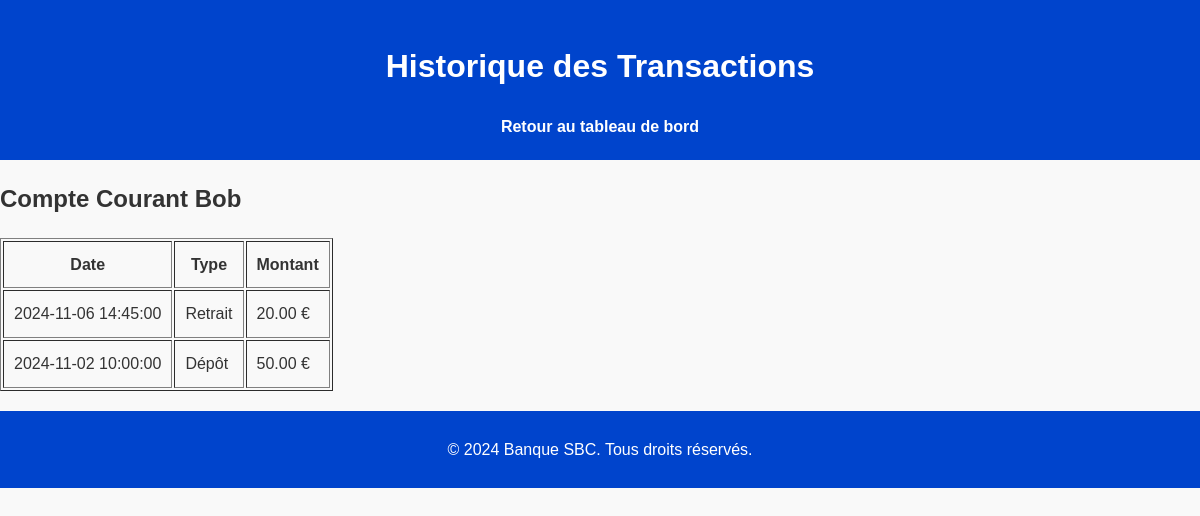
Screenshot of /transactions.php?account_id=3 (signed in) with the database file from the repository.
### tables this page shows
CREATE TABLE `accounts` (
  `id` int(11) NOT NULL,
  `user_id` int(11) NOT NULL,
  `account_name` varchar(100) NOT NULL,
  `account_type` enum('courant','épargne') NOT NULL,
  `balance` decimal(10,2) DEFAULT 0.00,
  `created_at` timestamp NOT NULL DEFAULT current_timestamp()
);

CREATE TABLE `transactions` (
  `id` int(11) NOT NULL,
  `account_id` int(11) NOT NULL,
  `transaction_type` enum('dépôt','retrait') NOT NULL,
  `amount` decimal(10,2) NOT NULL,
  `transaction_date` timestamp NOT NULL DEFAULT current_timestamp()
);

### transactions.php (the view, shortened to what this page needs)
<?php
require 'config/db.php';
if (isset($_GET['account_id'])) {
    $account_id = $_GET['account_id'];
    $user_id = $_SESSION['user_id'];
    $stmt = $conn->prepare("SELECT account_name FROM accounts WHERE id = :account_id AND user_id = :user_id");
    $stmt->execute([':account_id' => $account_id, ':user_id' => $user_id]);
    $account = $stmt->fetch();
    $stmt = $conn->prepare("SELECT * FROM transactions WHERE account_id = :account_id ORDER BY transaction_date DESC");
    $stmt->execute([':account_id' => $account_id]);
    $transactions = $stmt->fetchAll();
} else {
    die("Aucun compte sélectionné.");
}
?>
<!DOCTYPE html>
<html lang="en">
<head>
    <link rel="stylesheet" href="assets/css/styles.css">
</head>
<body>
    <header>
        <h1>Historique des Transactions</h1>
        <nav>
            <a href="dashboard.php">Retour au tableau de bord</a>
        </nav>
    </header>
    <main>
        <h2><?= $account['account_name'] ?></h2>
        <?php if ($transactions): ?>
            <table border="1" cellpadding="10">
                <thead>
                    <tr>
                        <th>Date</th>
                        <th>Type</th>
                        <th>Montant</th>
                    </tr>
                </thead>
                <tbody>
                    <?php foreach ($transactions as $transaction): ?>
                        <tr>
                            <td><?= $transaction['transaction_date'] ?></td>
                            <td><?= ucfirst($transaction['transaction_type']) ?></td>
                            <td><?= number_format($transaction['amount'], 2) ?> €</td>
                        </tr>
                    <?php endforeach; ?>
                </tbody>
            </table>
        <?php else: ?>
            <p>Aucune transaction trouvée pour ce compte.</p>
        <?php endif; ?>
    </main>
    <footer>
        <p>&copy; 2024 Banque SBC. Tous droits réservés.</p>
    </footer>
</body>
</html>

### assets/css/styles.css (style rules this page uses)
body { font-family: Arial, sans-serif; margin: 0; padding: 0; background-color: #f9f9f9; color: #333; line-height: 1.6; }
header { background-color: #0044cc; color: white; padding: 20px; text-align: center; }
header nav a { color: white; text-decoration: none; margin: 0 10px; font-weight: bold; }
footer { background-color: #0044cc; color: white; text-align: center; padding: 10px 0; margin-top: 20px; }

### rows the page displays
accounts: account_name "Compte Courant Bob"
transactions: transaction_date "2024-11-06 14:45:00", transaction_type "Retrait", amount "20.00"
transactions: transaction_date "2024-11-02 10:00:00", transaction_type "Dépôt", amount "50.00"
